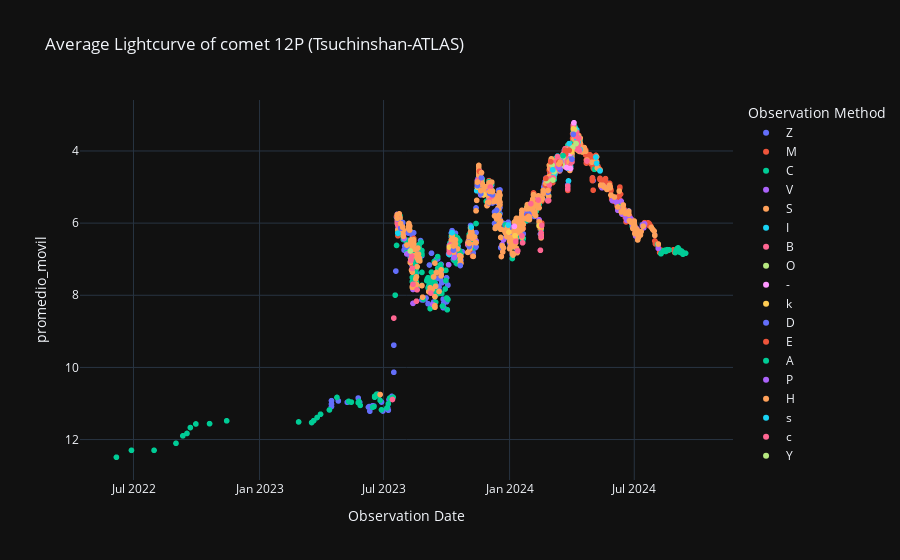

The code cell stored with this chart in its notebook:
### Code cell
# Curva de luz Promediada
labels = {'obs_date':'Observation Date','magnitud_reducida':'Max apparent total magnitude reduced', 'obs_method_key' : 'Observation Method'}
fig = px.scatter(curva_de_luz_promediada_df, x='obs_date', y='promedio_movil', color='obs_method_key', template= 'plotly_dark', labels= labels, title= f'Average Lightcurve of comet {nombre_cometa} (Tsuchinshan-ATLAS)')
fig.update_yaxes(autorange="reversed")
fig.show()

### Figure 1 — Plotly figure (JSON) as saved in the notebook; plotly's stock layout.template omitted (floating-point values rounded to 4 significant figures; data arrays with more than 128 entries replaced by an {"elided": "..."} marker saying what was removed)
{"data": [{"hovertemplate": "Observation Method=Z<br>Observation Date=%{x}<br>promedio_movil=%{y}<extra></extra>", "legendgroup": "Z", "marker": {"color": "#636efa", "symbol": "circle"}, "mode": "markers", "name": "Z", "showlegend": true, "type": "scattergl", "x": {"elided": "430 str values"}, "xaxis": "x", "y": {"elided": "430 float values"}, "yaxis": "y"}, {"hovertemplate": "Observation Method=M<br>Observation Date=%{x}<br>promedio_movil=%{y}<extra></extra>", "legendgroup": "M", "marker": {"color": "#EF553B", "symbol": "circle"}, "mode": "markers", "name": "M", "showlegend": true, "type": "scattergl", "x": {"elided": "388 str values"}, "xaxis": "x", "y": {"elided": "388 float values"}, "yaxis": "y"}, {"hovertemplate": "Observation Method=C<br>Observation Date=%{x}<br>promedio_movil=%{y}<extra></extra>", "legendgroup": "C", "marker": {"color": "#00cc96", "symbol": "circle"}, "mode": "markers", "name": "C", "showlegend": true, "type": "scattergl", "x": {"elided": "353 str values"}, "xaxis": "x", "y": {"elided": "353 float values"}, "yaxis": "y"}, {"hovertemplate": "Observation Method=V<br>Observation Date=%{x}<br>promedio_movil=%{y}<extra></extra>", "legendgroup": "V", "marker": {"color": "#ab63fa", "symbol": "circle"}, "mode": "markers", "name": "V", "showlegend": true, "type": "scattergl", "x": ["2024-08-05T00:00:00", "2024-07-16T00:00:00", "2024-07-15T00:00:00", "2024-07-13T00:00:00", "2024-07-05T00:00:00", "2024-07-04T00:00:00", "2024-07-03T00:00:00", "2024-07-02T00:00:00", "2024-06-30T00:00:00", "2024-06-29T00:00:00", "2024-06-28T00:00:00", "2024-06-26T00:00:00", "2024-06-25T00:00:00", "2024-06-24T00:00:00", "2024-06-23T00:00:00", "2024-06-22T00:00:00", "2024-06-20T00:00:00", "2024-06-19T00:00:00", "2024-06-18T00:00:00", "2024-06-14T00:00:00", "2024-06-13T00:00:00", "2024-06-12T00:00:00", "2024-06-07T00:00:00", "2024-06-05T00:00:00", "2024-05-30T00:00:00", "2024-05-24T00:00:00", "2024-05-18T00:00:00", "2024-05-17T00:00:00", "2024-05-16T00:00:00", "2024-05-15T00:00:00", "2024-04-03T00:00:00", "2024-04-01T00:00:00", "2024-03-18T00:00:00", "2024-03-15T00:00:00", "2024-03-13T00:00:00", "2024-03-10T00:00:00", "2024-03-08T00:00:00", "2024-03-04T00:00:00", "2024-02-26T00:00:00", "2024-02-19T00:00:00", "2024-02-13T00:00:00", "2024-02-12T00:00:00", "2024-02-10T00:00:00", "2024-02-02T00:00:00", "2024-01-29T00:00:00", "2024-01-28T00:00:00", "2024-01-26T00:00:00", "2024-01-25T00:00:00", "2024-01-14T00:00:00", "2024-01-12T00:00:00", "2024-01-02T00:00:00", "2023-12-31T00:00:00", "2023-12-31T00:00:00", "2023-12-30T00:00:00", "2023-12-23T00:00:00", "2023-12-21T00:00:00", "2023-12-13T00:00:00", "2023-12-07T00:00:00", "2023-12-03T00:00:00", "2023-12-03T00:00:00", "2023-12-02T00:00:00", "2023-11-30T00:00:00", "2023-11-26T00:00:00", "2023-11-21T00:00:00", "2023-11-20T00:00:00", "2023-11-19T00:00:00", "2023-11-15T00:00:00", "2023-11-15T00:00:00", "2023-11-13T00:00:00", "2023-11-03T00:00:00", "2023-11-02T00:00:00", "2023-10-21T00:00:00", "2023-10-13T00:00:00", "2023-10-11T00:00:00", "2023-10-08T00:00:00", "2023-10-06T00:00:00", "2023-10-05T00:00:00", "2023-10-04T00:00:00", "2023-09-11T00:00:00", "2023-08-13T00:00:00", "2023-08-13T00:00:00", "2023-08-13T00:00:00", "2023-08-04T00:00:00", "2023-07-31T00:00:00", "2023-07-30T00:00:00", "2023-07-29T00:00:00", "2023-07-26T00:00:00", "2023-07-23T00:00:00", "2023-07-22T00:00:00", "2023-07-21T00:00:00", "2023-07-21T00:00:00"], "xaxis": "x", "y": [6.699, 6.02, 6.129, 6.077, 6.159, 6.19, 6.355, 6.131, 6.11, 6.117, 6.019, 5.881, 5.86, 5.933, 5.756, 5.782, 5.922, 5.839, 5.676, 5.583, 5.749, 5.397, 5.645, 5.42, 5.375, 5.01, 4.991, 4.999, 4.948, 5.02, 3.398, 4.086, 4.417, 4.364, 4.465, 4.526, 4.35, 4.631, 5.124, 5.15, 5.906, 5.316, 5.491, 5.617, 5.749, 5.545, 5.624, 5.812, 6.052, 6.815, 6.59, 6.304, 6.054, 6.047, 6.465, 6.596, 5.375, 5.232, 5.193, 5.076, 5.308, 5.493, 5.063, 4.774, 5.218, 4.575, 4.984, 4.82, 6.49, 6.621, 6.514, 7.021, 6.851, 6.577, 6.523, 6.611, 6.624, 7.153, 8.258, 6.904, 8.225, 7.839, 6.854, 6.427, 6.319, 6.114, 6.085, 5.796, 6.036, 5.755, 5.969], "yaxis": "y"}, {"hovertemplate": "Observation Method=S<br>Observation Date=%{x}<br>promedio_movil=%{y}<extra></extra>", "legendgroup": "S", "marker": {"color": "#FFA15A", "symbol": "circle"}, "mode": "markers", "name": "S", "showlegend": true, "type": "scattergl", "x": {"elided": "564 str values"}, "xaxis": "x", "y": {"elided": "564 float values"}, "yaxis": "y"}, {"hovertemplate": "Observation Method=I<br>Observation Date=%{x}<br>promedio_movil=%{y}<extra></extra>", "legendgroup": "I", "marker": {"color": "#19d3f3", "symbol": "circle"}, "mode": "markers", "name": "I", "showlegend": true, "type": "scattergl", "x": ["2024-05-12T00:00:00", "2024-05-07T00:00:00", "2024-05-06T00:00:00", "2024-04-13T00:00:00", "2024-04-10T00:00:00", "2024-04-09T00:00:00", "2024-04-08T00:00:00", "2024-04-08T00:00:00", "2024-04-08T00:00:00", "2024-04-01T00:00:00", "2024-03-30T00:00:00", "2024-03-30T00:00:00", "2024-03-28T00:00:00", "2024-03-27T00:00:00", "2024-03-27T00:00:00", "2024-03-26T00:00:00", "2024-03-23T00:00:00", "2024-03-22T00:00:00", "2024-03-15T00:00:00", "2024-03-13T00:00:00", "2024-03-11T00:00:00", "2024-03-08T00:00:00", "2024-03-07T00:00:00", "2024-03-06T00:00:00", "2024-03-06T00:00:00", "2023-12-30T00:00:00", "2023-11-14T00:00:00", "2023-11-06T00:00:00", "2023-10-09T00:00:00", "2023-10-05T00:00:00", "2023-10-05T00:00:00", "2023-07-22T00:00:00", "2023-07-21T00:00:00"], "xaxis": "x", "y": [4.552, 4.343, 4.169, 3.966, 3.758, 3.75, 3.611, 3.414, 3.657, 3.986, 4.138, 4.428, 3.796, 4.473, 4.831, 4.976, 4.163, 3.994, 4.396, 4.367, 4.144, 4.475, 4.583, 4.506, 4.649, 6.054, 5.1, 6.111, 6.264, 6.871, 6.656, 6.279, 5.826], "yaxis": "y"}, {"hovertemplate": "Observation Method=B<br>Observation Date=%{x}<br>promedio_movil=%{y}<extra></extra>", "legendgroup": "B", "marker": {"color": "#FF6692", "symbol": "circle"}, "mode": "markers", "name": "B", "showlegend": true, "type": "scattergl", "x": ["2024-04-23T00:00:00", "2024-04-12T00:00:00", "2024-04-12T00:00:00", "2024-04-11T00:00:00", "2024-04-10T00:00:00", "2024-04-10T00:00:00", "2024-04-09T00:00:00", "2024-04-08T00:00:00", "2024-04-07T00:00:00", "2024-04-06T00:00:00", "2024-04-06T00:00:00", "2024-04-03T00:00:00", "2024-04-03T00:00:00", "2024-04-01T00:00:00", "2024-04-01T00:00:00", "2024-04-01T00:00:00", "2024-03-30T00:00:00", "2024-03-29T00:00:00", "2024-03-29T00:00:00", "2024-03-29T00:00:00", "2024-03-28T00:00:00", "2024-03-27T00:00:00", "2024-03-26T00:00:00", "2024-03-26T00:00:00", "2024-03-26T00:00:00", "2024-03-25T00:00:00", "2024-03-25T00:00:00", "2024-03-23T00:00:00", "2024-03-22T00:00:00", "2024-03-21T00:00:00", "2024-03-20T00:00:00", "2024-03-20T00:00:00", "2024-03-20T00:00:00", "2024-03-19T00:00:00", "2024-03-19T00:00:00", "2024-03-18T00:00:00", "2024-03-12T00:00:00", "2024-03-11T00:00:00", "2024-03-09T00:00:00", "2024-03-09T00:00:00", "2024-03-09T00:00:00", "2024-03-08T00:00:00", "2024-03-07T00:00:00", "2024-03-07T00:00:00", "2024-03-07T00:00:00", "2024-03-06T00:00:00", "2024-03-06T00:00:00", "2024-03-05T00:00:00", "2024-03-04T00:00:00", "2024-03-04T00:00:00", "2024-03-03T00:00:00", "2024-03-03T00:00:00", "2024-03-03T00:00:00", "2024-02-28T00:00:00", "2024-02-28T00:00:00", "2024-02-27T00:00:00", "2024-02-26T00:00:00", "2024-02-16T00:00:00", "2024-02-12T00:00:00", "2024-02-01T00:00:00", "2024-01-30T00:00:00", "2024-01-29T00:00:00", "2023-12-06T00:00:00", "2023-12-04T00:00:00", "2023-12-03T00:00:00", "2023-12-02T00:00:00", "2023-11-16T00:00:00", "2023-11-16T00:00:00", "2023-11-15T00:00:00", "2023-11-01T00:00:00", "2023-10-07T00:00:00", "2023-10-06T00:00:00", "2023-10-06T00:00:00", "2023-10-06T00:00:00", "2023-10-05T00:00:00", "2023-10-05T00:00:00", "2023-10-05T00:00:00", "2023-07-22T00:00:00", "2023-07-22T00:00:00", "2023-07-21T00:00:00", "2023-07-21T00:00:00"], "xaxis": "x", "y": [4.278, 3.988, 3.983, 3.641, 3.842, 3.927, 3.758, 3.48, 3.931, 3.536, 3.59, 3.284, 3.312, 4.252, 4.306, 3.958, 4.074, 4.451, 4.42, 4.431, 4.039, 4.072, 5.053, 4.973, 4.081, 4.091, 3.955, 4.149, 3.937, 4.015, 4.265, 4.347, 4.386, 4.208, 4.243, 4.417, 4.332, 4.16, 4.407, 4.45, 4.507, 4.307, 4.479, 4.336, 4.45, 4.489, 4.478, 4.751, 4.776, 4.748, 4.535, 4.474, 4.56, 4.779, 4.942, 5.373, 5.384, 6.38, 5.359, 5.46, 5.778, 5.81, 5.252, 4.999, 5.127, 5.379, 4.816, 4.842, 4.992, 6.599, 6.639, 6.605, 6.631, 6.628, 6.735, 6.815, 6.728, 6.065, 6.036, 5.829, 5.955], "yaxis": "y"}, {"hovertemplate": "Observation Method=O<br>Observation Date=%{x}<br>promedio_movil=%{y}<extra></extra>", "legendgroup": "O", "marker": {"color": "#B6E880", "symbol": "circle"}, "mode": "markers", "name": "O", "showlegend": true, "type": "scattergl", "x": ["2024-04-07T00:00:00", "2024-04-05T00:00:00", "2024-04-02T00:00:00", "2024-03-25T00:00:00", "2024-03-19T00:00:00", "2024-03-18T00:00:00", "2024-03-17T00:00:00", "2024-03-06T00:00:00", "2024-03-04T00:00:00", "2024-03-03T00:00:00", "2024-02-25T00:00:00", "2023-10-10T00:00:00"], "xaxis": "x", "y": [3.795, 3.406, 3.909, 3.983, 4.172, 4.396, 4.291, 4.578, 4.805, 4.389, 4.823, 6.639], "yaxis": "y"}, {"hovertemplate": "Observation Method=-<br>Observation Date=%{x}<br>promedio_movil=%{y}<extra></extra>", "legendgroup": "-", "marker": {"color": "#FF97FF", "symbol": "circle"}, "mode": "markers", "name": "-", "showlegend": true, "type": "scattergl", "x": ["2024-04-04T00:00:00", "2024-03-30T00:00:00", "2024-03-29T00:00:00", "2024-03-24T00:00:00", "2024-03-14T00:00:00", "2024-01-08T00:00:00", "2023-11-15T00:00:00"], "xaxis": "x", "y": [3.217, 4.486, 4.065, 4.459, 4.454, 6.09, 4.967], "yaxis": "y"}, {"hovertemplate": "Observation Method=k<br>Observation Date=%{x}<br>promedio_movil=%{y}<extra></extra>", "legendgroup": "k", "marker": {"color": "#FECB52", "symbol": "circle"}, "mode": "markers", "name": "k", "showlegend": true, "type": "scattergl", "x": ["2024-04-03T00:00:00", "2024-04-01T00:00:00", "2024-02-13T00:00:00", "2024-01-09T00:00:00", "2023-12-31T00:00:00", "2023-11-24T00:00:00", "2023-11-15T00:00:00", "2023-10-05T00:00:00"], "xaxis": "x", "y": [3.386, 4.018, 6.076, 6.349, 6.25, 5.212, 5.001, 6.665], "yaxis": "y"}, {"hovertemplate": "Observation Method=D<br>Observation Date=%{x}<br>promedio_movil=%{y}<extra></extra>", "legendgroup": "D", "marker": {"color": "#636efa", "symbol": "circle"}, "mode": "markers", "name": "D", "showlegend": true, "type": "scattergl", "x": ["2024-04-03T00:00:00", "2024-04-01T00:00:00", "2024-03-15T00:00:00", "2024-02-26T00:00:00", "2024-01-29T00:00:00", "2024-01-28T00:00:00", "2024-01-26T00:00:00", "2024-01-12T00:00:00", "2023-12-13T00:00:00", "2023-12-07T00:00:00", "2023-12-03T00:00:00", "2023-12-02T00:00:00", "2023-11-21T00:00:00", "2023-11-20T00:00:00", "2023-11-15T00:00:00", "2023-11-13T00:00:00", "2023-11-03T00:00:00", "2023-11-02T00:00:00", "2023-10-21T00:00:00", "2023-10-11T00:00:00", "2023-08-04T00:00:00", "2023-07-29T00:00:00", "2023-07-26T00:00:00", "2023-07-21T00:00:00"], "xaxis": "x", "y": [3.538, 4.226, 4.521, 5.138, 5.744, 5.802, 5.763, 6.775, 5.643, 5.215, 5.173, 5.437, 4.74, 5.187, 4.963, 6.656, 6.649, 6.526, 7.176, 6.748, 6.648, 5.984, 6.139, 5.883], "yaxis": "y"}, {"hovertemplate": "Observation Method=E<br>Observation Date=%{x}<br>promedio_movil=%{y}<extra></extra>", "legendgroup": "E", "marker": {"color": "#EF553B", "symbol": "circle"}, "mode": "markers", "name": "E", "showlegend": true, "type": "scattergl", "x": ["2024-03-28T00:00:00", "2024-03-23T00:00:00", "2024-03-22T00:00:00", "2024-03-15T00:00:00", "2024-03-15T00:00:00", "2024-03-13T00:00:00", "2024-03-01T00:00:00", "2024-02-23T00:00:00", "2024-01-27T00:00:00", "2023-11-18T00:00:00"], "xaxis": "x", "y": [3.982, 4.077, 3.979, 4.365, 4.349, 4.305, 4.301, 4.762, 5.808, 4.565], "yaxis": "y"}, {"hovertemplate": "Observation Method=A<br>Observation Date=%{x}<br>promedio_movil=%{y}<extra></extra>", "legendgroup": "A", "marker": {"color": "#00cc96", "symbol": "circle"}, "mode": "markers", "name": "A", "showlegend": true, "type": "scattergl", "x": ["2024-03-19T00:00:00"], "xaxis": "x", "y": [4.13], "yaxis": "y"}, {"hovertemplate": "Observation Method=P<br>Observation Date=%{x}<br>promedio_movil=%{y}<extra></extra>", "legendgroup": "P", "marker": {"color": "#ab63fa", "symbol": "circle"}, "mode": "markers", "name": "P", "showlegend": true, "type": "scattergl", "x": ["2024-03-16T00:00:00", "2024-03-13T00:00:00", "2023-10-12T00:00:00"], "xaxis": "x", "y": [4.291, 4.446, 6.954], "yaxis": "y"}, {"hovertemplate": "Observation Method=H<br>Observation Date=%{x}<br>promedio_movil=%{y}<extra></extra>", "legendgroup": "H", "marker": {"color": "#FFA15A", "symbol": "circle"}, "mode": "markers", "name": "H", "showlegend": true, "type": "scattergl", "x": ["2024-03-15T00:00:00", "2024-03-13T00:00:00", "2024-02-26T00:00:00", "2024-02-19T00:00:00", "2024-01-29T00:00:00", "2024-01-28T00:00:00", "2024-01-26T00:00:00", "2024-01-25T00:00:00", "2024-01-12T00:00:00", "2023-12-13T00:00:00", "2023-12-07T00:00:00", "2023-12-03T00:00:00", "2023-12-02T00:00:00", "2023-11-21T00:00:00", "2023-11-20T00:00:00", "2023-11-15T00:00:00", "2023-11-13T00:00:00", "2023-11-03T00:00:00", "2023-11-02T00:00:00", "2023-10-21T00:00:00", "2023-10-11T00:00:00", "2023-08-04T00:00:00", "2023-07-29T00:00:00", "2023-07-26T00:00:00", "2023-07-21T00:00:00", "2023-07-21T00:00:00"], "xaxis": "x", "y": [4.306, 4.365, 5.096, 5.177, 5.816, 5.602, 5.873, 5.864, 6.822, 5.35, 5.127, 5.122, 5.422, 4.6, 5.099, 4.863, 6.544, 6.564, 6.538, 7.009, 6.634, 6.608, 6.115, 6.012, 5.769, 5.869], "yaxis": "y"}, {"hovertemplate": "Observation Method=s<br>Observation Date=%{x}<br>promedio_movil=%{y}<extra></extra>", "legendgroup": "s", "marker": {"color": "#19d3f3", "symbol": "circle"}, "mode": "markers", "name": "s", "showlegend": true, "type": "scattergl", "x": ["2024-03-04T00:00:00"], "xaxis": "x", "y": [4.522], "yaxis": "y"}, {"hovertemplate": "Observation Method=c<br>Observation Date=%{x}<br>promedio_movil=%{y}<extra></extra>", "legendgroup": "c", "marker": {"color": "#FF6692", "symbol": "circle"}, "mode": "markers", "name": "c", "showlegend": true, "type": "scattergl", "x": ["2024-02-17T00:00:00", "2024-02-16T00:00:00", "2024-02-15T00:00:00", "2024-01-20T00:00:00", "2024-01-19T00:00:00", "2024-01-13T00:00:00", "2024-01-10T00:00:00", "2023-09-08T00:00:00", "2023-08-19T00:00:00", "2023-08-18T00:00:00", "2023-08-13T00:00:00", "2023-08-12T00:00:00", "2023-08-11T00:00:00", "2023-08-10T00:00:00", "2023-07-16T00:00:00", "2023-07-14T00:00:00"], "xaxis": "x", "y": [6.062, 6.27, 6.753, 6.546, 6.351, 6.767, 6.508, 7.94, 7.849, 8.165, 7.696, 7.257, 6.918, 7.036, 8.633, 10.89], "yaxis": "y"}, {"hovertemplate": "Observation Method=Y<br>Observation Date=%{x}<br>promedio_movil=%{y}<extra></extra>", "legendgroup": "Y", "marker": {"color": "#B6E880", "symbol": "circle"}, "mode": "markers", "name": "Y", "showlegend": true, "type": "scattergl", "x": ["2023-08-09T00:00:00"], "xaxis": "x", "y": [6.773], "yaxis": "y"}], "layout": {"legend": {"title": {"text": "Observation Method"}, "tracegroupgap": 0}, "title": {"text": "Average Lightcurve of comet 12P (Tsuchinshan-ATLAS)"}, "xaxis": {"anchor": "y", "domain": [0, 1], "title": {"text": "Observation Date"}}, "yaxis": {"anchor": "x", "autorange": "reversed", "domain": [0, 1], "title": {"text": "promedio_movil"}}}}
